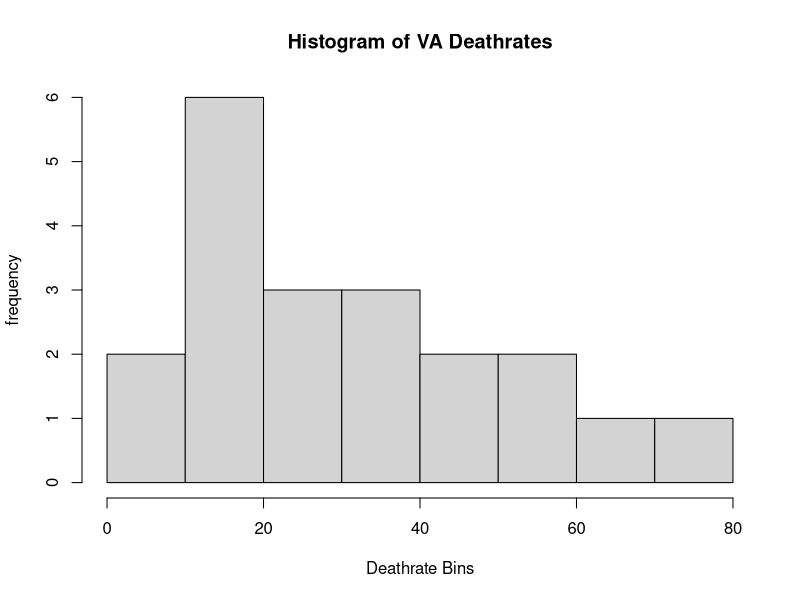
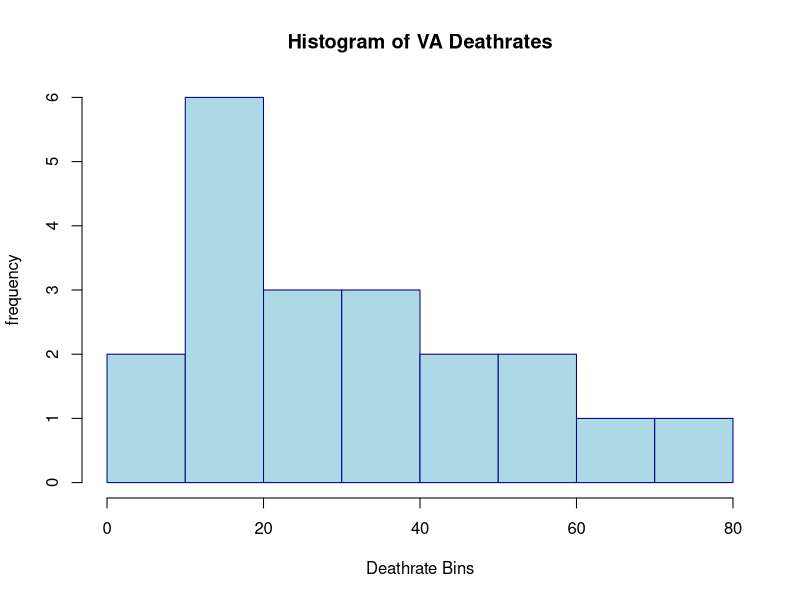
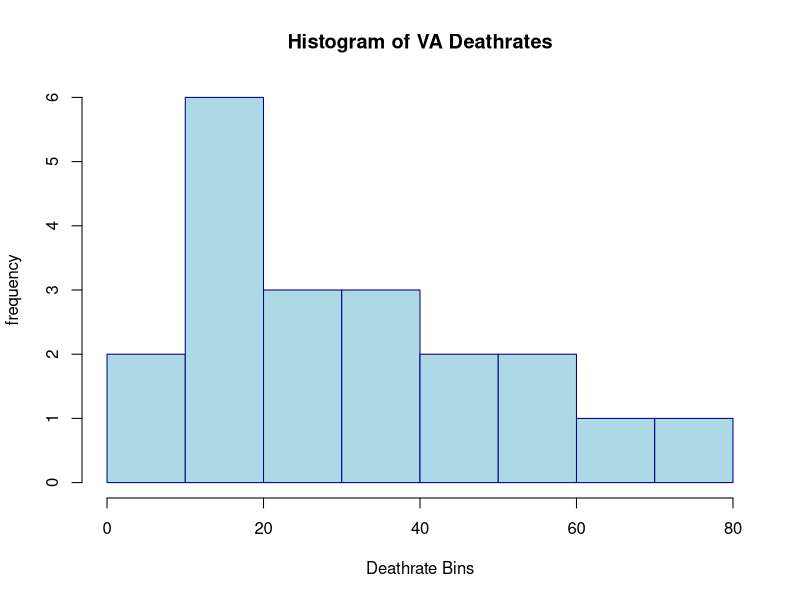
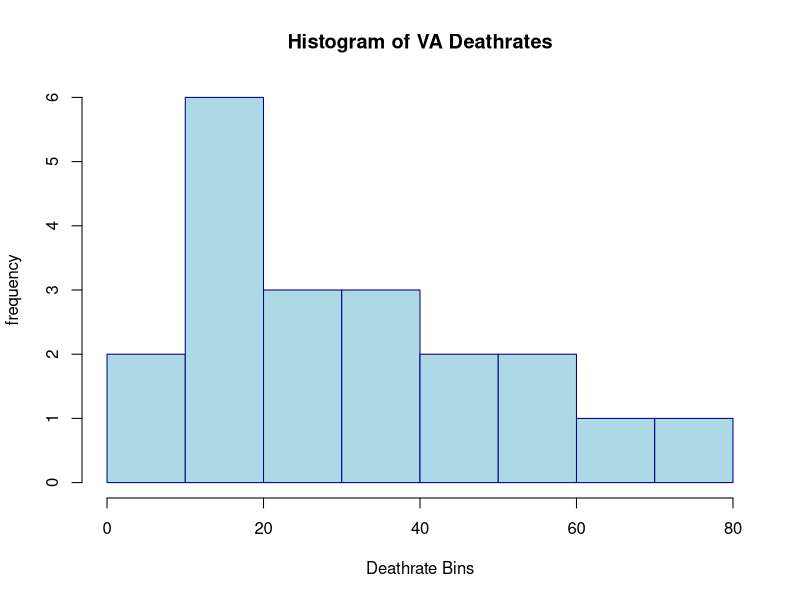
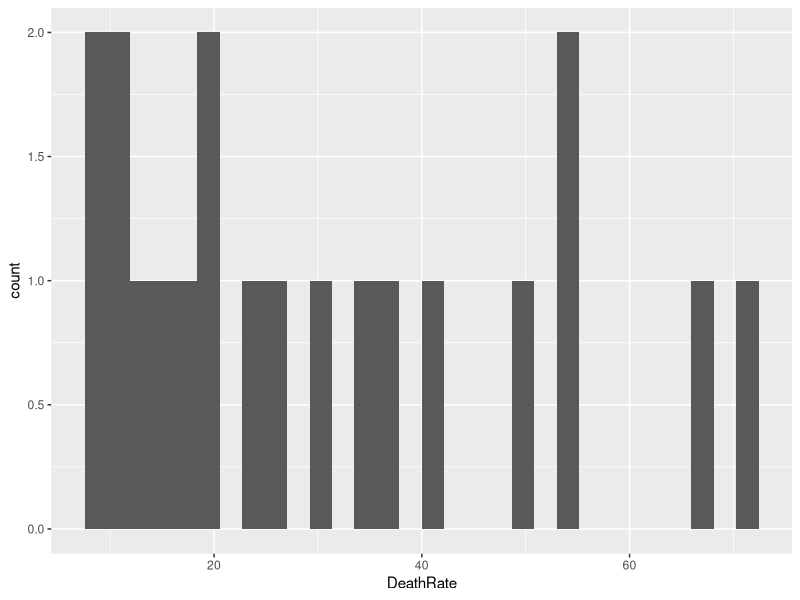

Write the R code that produced these figures, in order.
data(VADeaths)

VADeaths
View(VADeaths)
?VADeaths
class(VADeaths)

va_df <- as.data.frame(VADeaths)
va_df$AgeGroups <- rownames(VADeaths)
va_df
va_long <- reshape(va_df,
                   direction = "long",
                   varying = colnames(VADeaths),
                   v.names = "DeathRate",
                   timevar = "Population",
                   times = colnames(VADeaths)
)
hist(va_long$DeathRate,
     main = "Histogram of VA Deathrates",
     xlab = "Deathrate Bins",
     ylab = "frequency")

hist(va_long$DeathRate,
     main = "Histogram of VA Deathrates",
     xlab = "Deathrate Bins",
     ylab = "frequency",
     col = 'lightblue',
     border = 'darkblue')

hist(va_long$DeathRate,
     breaks = 8,
     main = "Histogram of VA Deathrates",
     xlab = "Deathrate Bins",
     ylab = "frequency",
     col = 'lightblue',
     border = 'darkblue')

hist(va_long$DeathRate,
     breaks = seq(0,80,by=10),
     main = "Histogram of VA Deathrates",
     xlab = "Deathrate Bins",
     ylab = "frequency",
     col = 'lightblue',
     border = 'darkblue')



library("ggplot2")

ggplot(va_long,aes(x=DeathRate)) +
  geom_histogram()